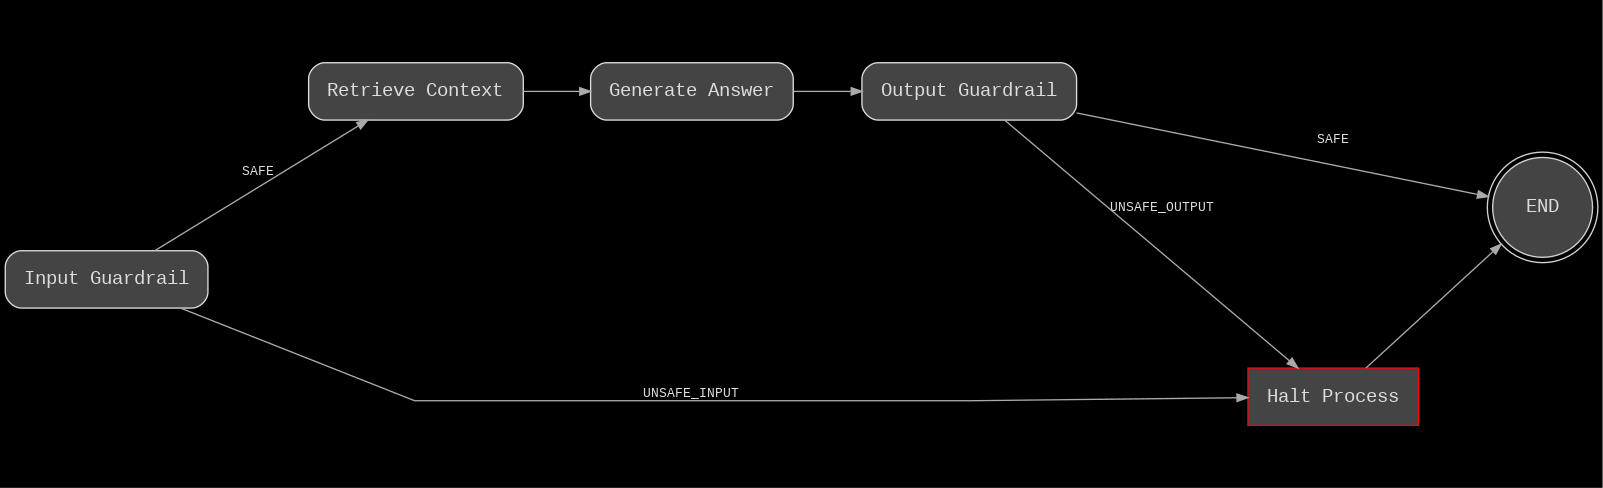

Generate this figure with Python:
from graphviz import Digraph

def create_trailagent_workflow_dag(filename="trailagent_workflow_dag.png"):
    dot = Digraph(comment="TrailAgent LangGraph Workflow", format="png")
    #dot.attr(rankdir="LR", size="8,8")
    # Global Graph Attributes
    dot.attr(
        bgcolor='#222222',
        fontname='Georgia',
        fontsize='12',
        fontcolor='#DDDDDD',
        nodesep='0.5',
        ratio='0.3',
        ranksep='0.7',
        rankdir='LR',      # Left to Right
        splines='polyline'   # Smooth, modern lines
    )

    dot.attr('node',
        shape='rect',
        style='filled, rounded',
        fillcolor='#444444',
        color='#DDDDDD',      # Light grey border
        fontname='Georgia',
        fontcolor='#DDDDDD',
        margin='0.2'
    )

    dot.attr('edge',
        color='#AAAAAA',      # Dark grey instead of black
        arrowsize='0.8',      # Slightly smaller arrows
        fontname='Georgia',
        fontsize='10',
        fontcolor='#DDDDDD'
    )

    # Nodes
    dot.node("input_guard", "Input Guardrail")
    dot.node("retrieve", "Retrieve Context")
    dot.node("generate", "Generate Answer")
    dot.node("output_guard", "Output Guardrail")
    dot.node("halt_process", "Halt Process", shape="box", style="filled", color="red")
    dot.node("END", "END", shape="doublecircle", style="filled", color="lightgrey")

    # Edges for input_guard
    dot.edge("input_guard", "retrieve", label="SAFE")
    dot.edge("input_guard", "halt_process", label="UNSAFE_INPUT")

    # Main RAG flow
    dot.edge("retrieve", "generate")
    dot.edge("generate", "output_guard")

    # Edges for output_guard
    dot.edge("output_guard", "END", label="SAFE")
    dot.edge("output_guard", "halt_process", label="UNSAFE_OUTPUT")

    # Halt process always goes to END
    dot.edge("halt_process", "END")

    dot.render(filename, view=False)
    print(f"Workflow DAG image saved as {filename}")

if __name__ == "__main__":
    create_trailagent_workflow_dag()
